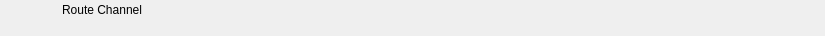
<?xml version="1.0" encoding="UTF-8"?>
<ui version="4.0">
 <class>RundownRouteChannelWidget</class>
 <widget class="QWidget" name="RundownRouteChannelWidget">
  <property name="geometry">
   <rect>
    <x>0</x>
    <y>0</y>
    <width>825</width>
    <height>36</height>
   </rect>
  </property>
  <property name="styleSheet">
   <string notr="true"/>
  </property>
  <layout class="QHBoxLayout" name="horizontalLayout">
   <property name="spacing">
    <number>0</number>
   </property>
   <property name="margin">
    <number>0</number>
   </property>
   <item>
    <widget class="QFrame" name="frameItem">
     <property name="sizePolicy">
      <sizepolicy hsizetype="Preferred" vsizetype="Fixed">
       <horstretch>0</horstretch>
       <verstretch>0</verstretch>
      </sizepolicy>
     </property>
     <property name="minimumSize">
      <size>
       <width>0</width>
       <height>36</height>
      </size>
     </property>
     <widget class="QLabel" name="labelIcon">
      <property name="geometry">
       <rect>
        <x>22</x>
        <y>2</y>
        <width>32</width>
        <height>32</height>
       </rect>
      </property>
      <property name="text">
       <string/>
      </property>
      <property name="pixmap">
       <pixmap resource="../Widgets.qrc">:/Graphics/Images/RouteChannel.png</pixmap>
      </property>
      <property name="scaledContents">
       <bool>true</bool>
      </property>
     </widget>
     <widget class="QLabel" name="labelLabel">
      <property name="geometry">
       <rect>
        <x>62</x>
        <y>2</y>
        <width>5000</width>
        <height>16</height>
       </rect>
      </property>
      <property name="text">
       <string>Route Channel</string>
      </property>
     </widget>
     <widget class="QLabel" name="labelChannel">
      <property name="geometry">
       <rect>
        <x>0</x>
        <y>0</y>
        <width>0</width>
        <height>0</height>
       </rect>
      </property>
      <property name="text">
       <string></string>
      </property>
     </widget>
     <widget class="QLabel" name="labelVideolayer">
      <property name="geometry">
       <rect>
        <x>140</x>
        <y>19</y>
        <width>40</width>
        <height>16</height>
       </rect>
      </property>
      <property name="text">
       <string></string>
      </property>
     </widget>
     <widget class="QLabel" name="labelColor">
      <property name="geometry">
       <rect>
        <x>0</x>
        <y>0</y>
        <width>18</width>
        <height>36</height>
       </rect>
      </property>
      <property name="text">
       <string/>
      </property>
     </widget>
     <widget class="QLabel" name="labelGroupColor">
      <property name="geometry">
       <rect>
        <x>0</x>
        <y>0</y>
        <width>6</width>
        <height>36</height>
       </rect>
      </property>
      <property name="text">
       <string/>
      </property>
     </widget>
     <widget class="QLabel" name="labelDevice">
      <property name="geometry">
       <rect>
        <x>62</x>
        <y>19</y>
        <width>75</width>
        <height>16</height>
       </rect>
      </property>
      <property name="text">
       <string></string>
      </property>
     </widget>
     <widget class="QLabel" name="labelDelay">
      <property name="geometry">
       <rect>
        <x>185</x>
        <y>19</y>
        <width>55</width>
        <height>16</height>
       </rect>
      </property>
      <property name="text">
       <string></string>
      </property>
     </widget>
     <widget class="QLabel" name="labelRemoteTriggerId">
      <property name="geometry">
       <rect>
        <x>245</x>
        <y>19</y>
        <width>70</width>
        <height>16</height>
       </rect>
      </property>
      <property name="text">
       <string></string>
      </property>
     </widget>
    </widget>
   </item>
   <item>
    <widget class="QFrame" name="frameStatus">
     <property name="minimumSize">
      <size>
       <width>77</width>
       <height>0</height>
      </size>
     </property>
     <property name="maximumSize">
      <size>
       <width>77</width>
       <height>16777215</height>
      </size>
     </property>
     <widget class="QLabel" name="labelGpiConnected">
      <property name="geometry">
       <rect>
        <x>1</x>
        <y>2</y>
        <width>32</width>
        <height>32</height>
       </rect>
      </property>
      <property name="minimumSize">
       <size>
        <width>32</width>
        <height>32</height>
       </size>
      </property>
      <property name="maximumSize">
       <size>
        <width>32</width>
        <height>32</height>
       </size>
      </property>
      <property name="lineWidth">
       <number>0</number>
      </property>
      <property name="text">
       <string/>
      </property>
      <property name="pixmap">
       <pixmap resource="../Widgets.qrc">:/Graphics/Images/GpiConnected.png</pixmap>
      </property>
      <property name="scaledContents">
       <bool>true</bool>
      </property>
     </widget>
     <widget class="QLabel" name="labelDisconnected">
      <property name="geometry">
       <rect>
        <x>32</x>
        <y>2</y>
        <width>32</width>
        <height>32</height>
       </rect>
      </property>
      <property name="minimumSize">
       <size>
        <width>32</width>
        <height>32</height>
       </size>
      </property>
      <property name="maximumSize">
       <size>
        <width>32</width>
        <height>32</height>
       </size>
      </property>
      <property name="text">
       <string/>
      </property>
      <property name="pixmap">
       <pixmap resource="../Widgets.qrc">:/Graphics/Images/Disconnected.png</pixmap>
      </property>
      <property name="scaledContents">
       <bool>true</bool>
      </property>
     </widget>
     <widget class="QLabel" name="labelActiveColor">
      <property name="geometry">
       <rect>
        <x>69</x>
        <y>0</y>
        <width>8</width>
        <height>36</height>
       </rect>
      </property>
      <property name="minimumSize">
       <size>
        <width>8</width>
        <height>36</height>
       </size>
      </property>
      <property name="maximumSize">
       <size>
        <width>8</width>
        <height>36</height>
       </size>
      </property>
      <property name="text">
       <string/>
      </property>
     </widget>
    </widget>
   </item>
  </layout>
 </widget>
 <resources>
  <include location="../Widgets.qrc"/>
 </resources>
 <connections/>
 <slots>
  <slot>addToCombo()</slot>
 </slots>
</ui>
